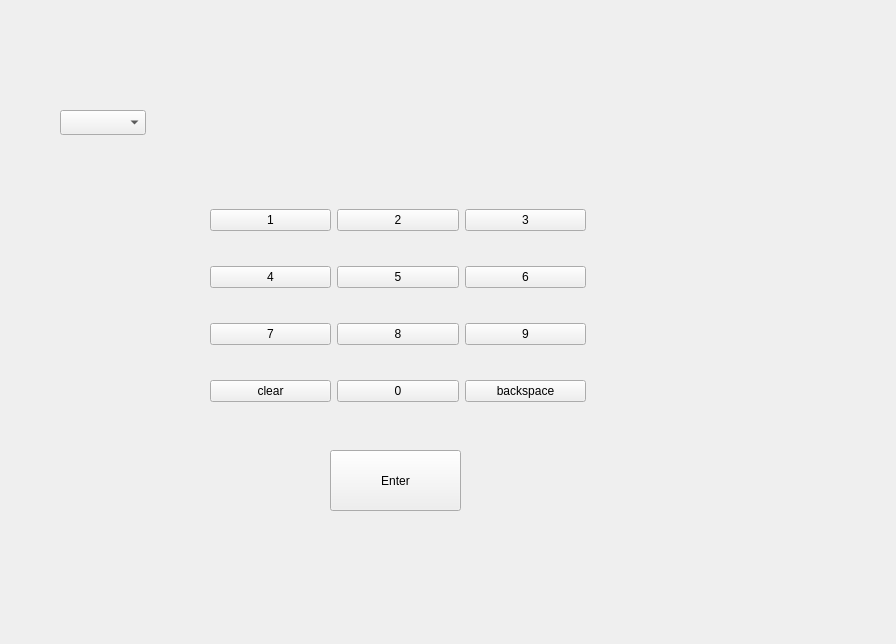
<?xml version="1.0" encoding="UTF-8"?>
<ui version="4.0">
 <class>Form</class>
 <widget class="QWidget" name="Form">
  <property name="geometry">
   <rect>
    <x>0</x>
    <y>0</y>
    <width>896</width>
    <height>644</height>
   </rect>
  </property>
  <property name="windowTitle">
   <string>Form</string>
  </property>
  <widget class="QLabel" name="label_number">
   <property name="geometry">
    <rect>
     <x>200</x>
     <y>100</y>
     <width>451</width>
     <height>61</height>
    </rect>
   </property>
   <property name="text">
    <string/>
   </property>
  </widget>
  <widget class="QWidget" name="gridLayoutWidget">
   <property name="geometry">
    <rect>
     <x>210</x>
     <y>180</y>
     <width>376</width>
     <height>251</height>
    </rect>
   </property>
   <layout class="QGridLayout" name="gridLayout">
    <item row="3" column="4">
     <widget class="QPushButton" name="pushButton_6">
      <property name="text">
       <string>6</string>
      </property>
     </widget>
    </item>
    <item row="4" column="4">
     <widget class="QPushButton" name="pushButton_9">
      <property name="text">
       <string>9</string>
      </property>
     </widget>
    </item>
    <item row="3" column="3">
     <widget class="QPushButton" name="pushButton_5">
      <property name="text">
       <string>5</string>
      </property>
     </widget>
    </item>
    <item row="4" column="2">
     <widget class="QPushButton" name="pushButton_7">
      <property name="text">
       <string>7</string>
      </property>
     </widget>
    </item>
    <item row="3" column="2">
     <widget class="QPushButton" name="pushButton_4">
      <property name="text">
       <string>4</string>
      </property>
     </widget>
    </item>
    <item row="4" column="3">
     <widget class="QPushButton" name="pushButton_8">
      <property name="text">
       <string>8</string>
      </property>
     </widget>
    </item>
    <item row="2" column="3">
     <widget class="QPushButton" name="pushButton_2">
      <property name="text">
       <string>2</string>
      </property>
     </widget>
    </item>
    <item row="2" column="2">
     <widget class="QPushButton" name="pushButton">
      <property name="text">
       <string>1</string>
      </property>
     </widget>
    </item>
    <item row="2" column="4">
     <widget class="QPushButton" name="pushButton_3">
      <property name="text">
       <string>3</string>
      </property>
     </widget>
    </item>
    <item row="5" column="3">
     <widget class="QPushButton" name="pushButton_0">
      <property name="text">
       <string>0</string>
      </property>
     </widget>
    </item>
    <item row="5" column="2">
     <widget class="QPushButton" name="pushButton_clear">
      <property name="text">
       <string>clear</string>
      </property>
     </widget>
    </item>
    <item row="5" column="4">
     <widget class="QPushButton" name="pushButton_backspace">
      <property name="text">
       <string>backspace</string>
      </property>
     </widget>
    </item>
   </layout>
  </widget>
  <widget class="QPushButton" name="pushButton_enter">
   <property name="geometry">
    <rect>
     <x>330</x>
     <y>450</y>
     <width>131</width>
     <height>61</height>
    </rect>
   </property>
   <property name="text">
    <string>Enter</string>
   </property>
  </widget>
  <widget class="QComboBox" name="comboBox_prefix">
   <property name="geometry">
    <rect>
     <x>60</x>
     <y>110</y>
     <width>86</width>
     <height>25</height>
    </rect>
   </property>
  </widget>
 </widget>
 <resources/>
 <connections/>
</ui>
